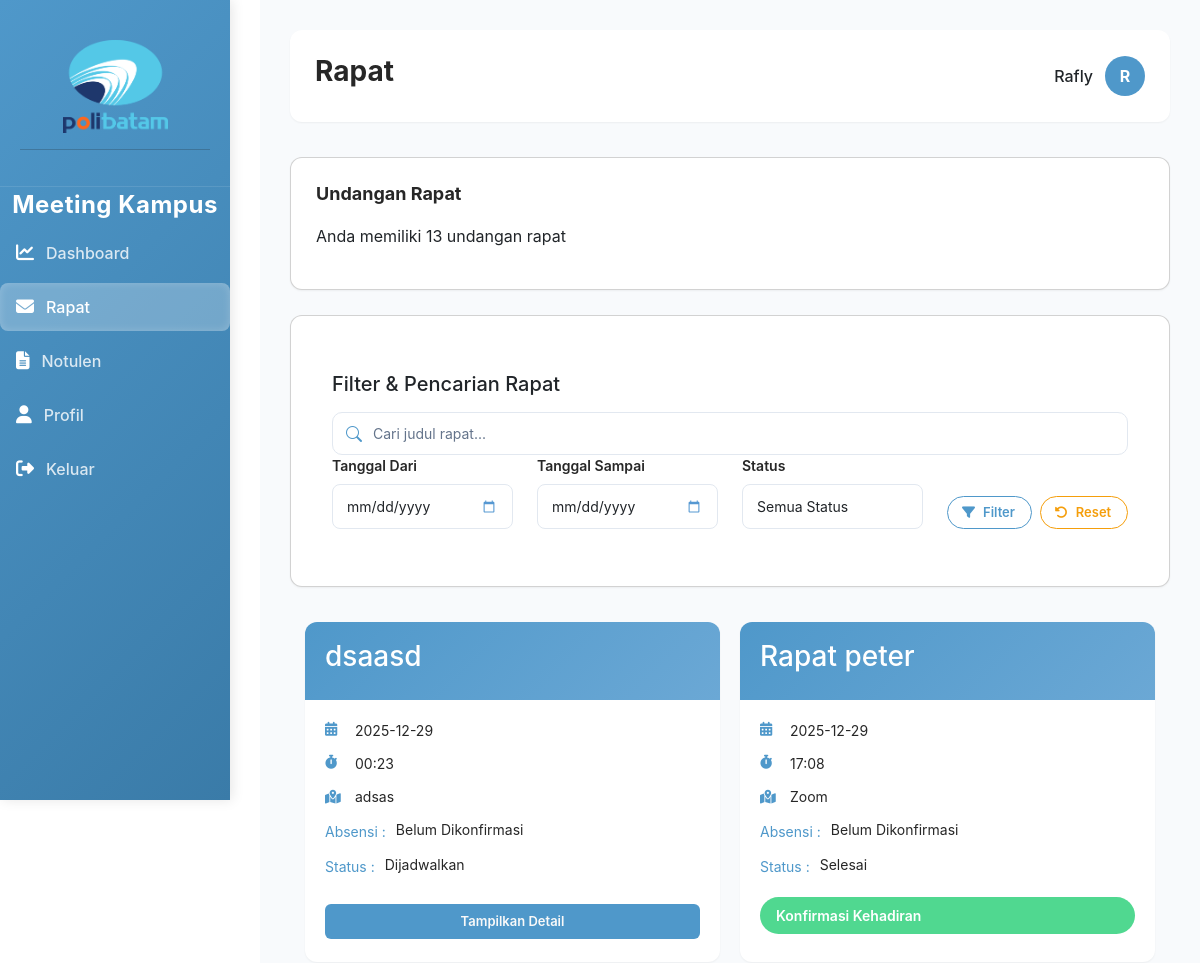
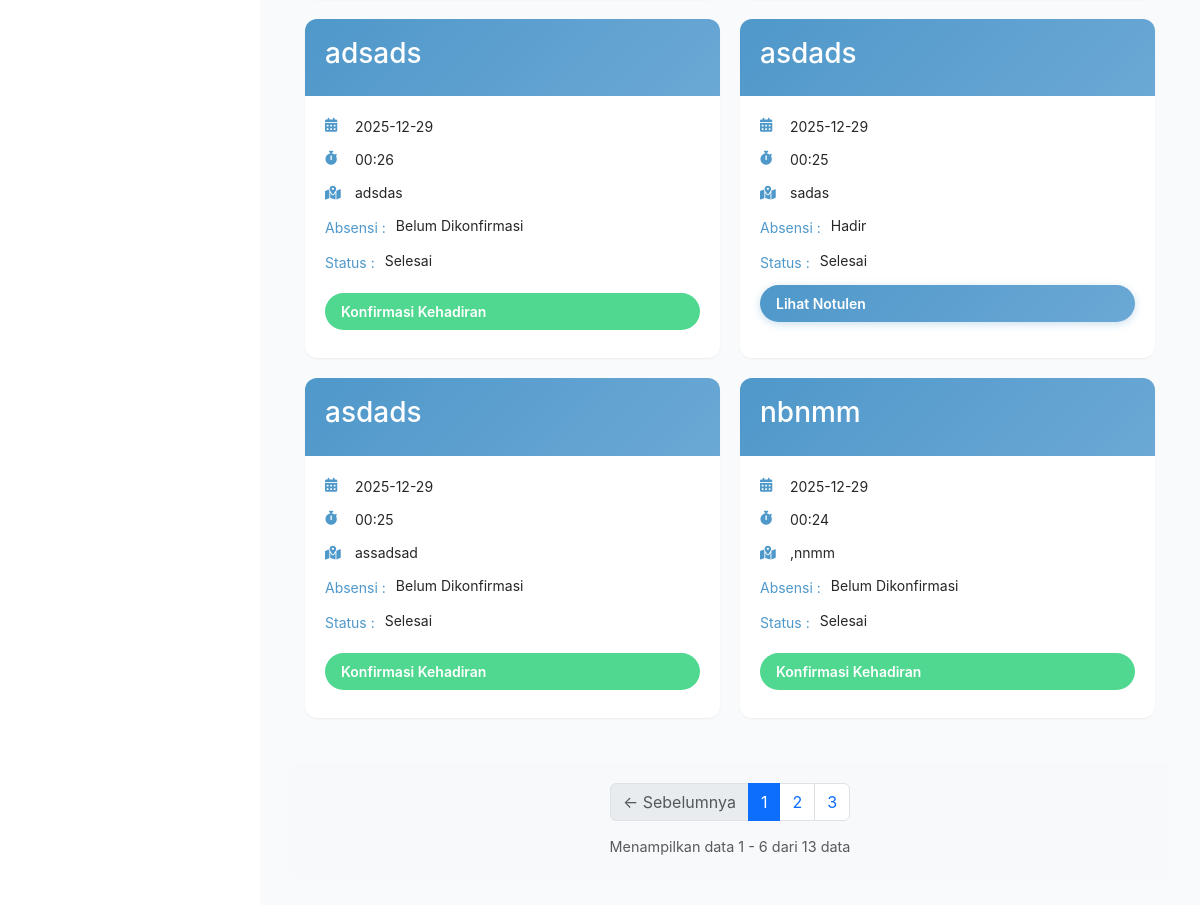
The page /page/undangan.php (signed in) on the database its author committed (2 pictures, top to bottom).
### tables this page shows
CREATE TABLE `tb_user` (
  `id_user` int NOT NULL,
  `nama` varchar(255) DEFAULT NULL,
  `username` varchar(255) DEFAULT NULL,
  `email` varchar(255) DEFAULT NULL,
  `password` varchar(255) DEFAULT NULL,
  `role` enum('admin','peserta') DEFAULT NULL,
  `foto` varchar(255) NOT NULL
);

CREATE TABLE `tb_undangan` (
  `id_undangan` int NOT NULL,
  `id_rapat` int DEFAULT NULL,
  `id_peserta` int DEFAULT NULL,
  `status_kehadiran` enum('belum_dikonfirmasi','hadir','tidak_hadir') DEFAULT 'belum_dikonfirmasi',
  `waktu_konfirmasi` datetime DEFAULT NULL
);

CREATE TABLE `tb_rapat` (
  `id_rapat` int NOT NULL,
  `judul` varchar(255) DEFAULT NULL,
  `deskripsi` varchar(255) DEFAULT NULL,
  `tanggal` date DEFAULT NULL,
  `waktu` varchar(255) DEFAULT NULL,
  `lokasi` varchar(255) DEFAULT NULL,
  `status` enum('dijadwalkan','selesai','dibatalkan') DEFAULT NULL,
  `notulen` text
);

### page/undangan.php (the view, shortened to what this page needs)
<?php
include "../connection/server.php";
$id_user = $_SESSION['id_user'];
$filterTanggalDari   = $_GET['tanggal_dari']   ?? '';
$filterTanggalSampai = $_GET['tanggal_sampai'] ?? '';
$filterStatus        = $_GET['status']          ?? '';
$userQuery = mysqli_query($mysqli, "
   SELECT nama, foto FROM tb_user WHERE id_user = '$id_user'
");
$user = mysqli_fetch_assoc($userQuery);
$query = "
    SELECT *
    FROM tb_undangan a
    JOIN tb_rapat b ON a.id_rapat = b.id_rapat
    WHERE a.id_peserta = $id_user
";
$query .= " ORDER BY b.tanggal ASC";
$itemsPerPage = 6;
$currentPage = isset($_GET['page']) ? max(1, (int)$_GET['page']) : 1;
$totalResult = mysqli_query($mysqli, $query);
$totalData = mysqli_num_rows($totalResult);
$totalPages = ceil($totalData / $itemsPerPage);
$offset = ($currentPage - 1) * $itemsPerPage;
$queryWithLimit = $query . " LIMIT $offset, $itemsPerPage";
$data = mysqli_query($mysqli, $queryWithLimit);
function buildPaginationUrl($page, $filterTanggalDari = '', $filterTanggalSampai = '', $filterStatus = '')
{
    $params = ['page' => $page];
    return '?' . http_build_query($params);
}
$pageTitle = "Rapat";
?>
<!DOCTYPE html>
<html lang="id">
<head>
    <link href="https://cdn.jsdelivr.net/npm/bootstrap@5.3.3/dist/css/bootstrap.min.css" rel="stylesheet"
>
    <link rel="stylesheet" href="https://cdn.jsdelivr.net/npm/bootstrap-icons@1.11.1/font/bootstrap-icons.css">
    <link rel="stylesheet" href="../assets/css/userpage.css">
    <link rel="stylesheet" href="https://cdnjs.cloudflare.com/ajax/libs/font-awesome/6.5.1/css/all.min.css">
</head>
<body>
    <div class="container-fluid d-flex p-0">
        <div class="sidebar" id="sidebar">
            <div class="logo-section">
                <img src="../assets/img/poltek.png" alt="Logo" class="logo-img">
                <hr class="divider">
            </div>
            <div class="logo fs-4 text-center fw-bold">Meeting Kampus</div>
            <li class="menu-item ">
                <i class="fa-solid fa-chart-line"></i>
                <a href="dashboard.php">Dashboard</a>
            </li>
            <li class="menu-item active">
                <i class="fa-solid fa-envelope"></i>
                <a href="undangan.php">Rapat</a>
            </li>
            <li class="menu-item ">
                <i class="fa-solid fa-file-lines"></i>
                <a href="notulen.php">Notulen</a>
            </li>
            <li class="menu-item">
                <i class="fa-solid fa-user"></i>
                <a href="profil.php">Profil</a>
            </li>
            <li class="menu-item">
                <i class="fa-solid fa-right-from-bracket"></i>
                <a href="../action/logout.php">Keluar</a>
            </li>
        </div>
        <div class="main-content">
            <?php include "header.php"; ?>
            <div id="invitations" class="page">
                <div class="card">
                    <h2 class="card-title">Undangan Rapat</h2>
                    <p>Anda memiliki <span
                            id="invitation-count"><?= $totalData ?></span>
                        undangan rapat</p>
                </div>
                <div class="filter-bar">
                    <div class="card mb-3">
                        <div class="card-body">
                            <h5 class="mb-3"> Filter & Pencarian Rapat</h5>
                            <div class="top-bar d-flex align-items-center gap-2">
                                <div class="search-box flex-grow-1">
                                    <i class="bi bi-search search-icon"></i>
                                    <input type="text"
                                        id="searchInput"
                                        class="form-control"
                                        placeholder="Cari judul rapat..."
                                        onkeyup="filterUndangan()">
                                </div>
                            </div>
                            <form action="" method="GET" id="filterForm">
                                <div class="row align-items-end">
                                    <div class="col-md-3 mb-3">
                                        <label for="tanggal_dari" class="form-label">Tanggal Dari</label>
                                        <input type="date" name="tanggal_dari" id="tanggal_dari"
                                            class="form-control"
                                            value="<?= $filterTanggalDari ?>">
                                    </div>
                                    <div class="col-md-3 mb-3">
                                        <label for="tanggal_sampai" class="form-label">Tanggal Sampai</label>
                                        <input type="date" name="tanggal_sampai" id="tanggal_sampai"
                                            class="form-control"
                                            value="<?= $filterTanggalSampai ?>">
                                    </div>
                                    <div class="col-md-3 mb-3">
                                        <label for="status" class="form-label">Status</label>
                                        <select name="status" id="status" class="form-control">
                                            <option value="">Semua Status</option>
                                        </select>
                                    </div>
                                    <div class="col-md-3 mb-3 d-flex gap-2">
                                        <button type="submit"
                                            class="btn btn-outline-primary btn-sm icon-btn-text flex-fill">
                                            <i class="fa-solid fa-filter"></i> Filter
                                        </button>
                                        <a href="undangan.php"
                                            class="btn btn-outline-warning btn-sm icon-btn-text flex-fill">
                                            <i class="fa-solid fa-rotate-left"></i> Reset
                                        </a>
                                    </div>
                                </div>
                            </form>
                        </div>
                    </div>
                    <div class="meeting-grid" id="invitations-grid">
                        <?php
                        if (mysqli_num_rows($data) > 0) {
                            while ($row = mysqli_fetch_assoc($data)) {
                        ?>
                                <div class="meeting-card">
                                    <div class="meeting-header">
                                        <h3><?= $row['judul'] ?></h3>
                                    </div>
                                    <div class="meeting-body">
                                        <div class="meeting-detail-visible">
                                            <div class="meeting-detail">
                                                <i class="fa-solid fa-calendar-days"></i>
                                                <span><?= $row['tanggal'] ?></span>
                                            </div>
                                            <div class="meeting-detail">
                                                <i class="fa-solid fa-stopwatch"></i>
                                                <span><?= $row['waktu'] ?></span>
                                            </div>
                                            <div class="meeting-detail">
                                                <span class="icon-circle bg-location">
                                                    <i class="fa-solid fa-map-location-dot"></i>
                                                </span>
                                                <span><?= $row['lokasi'] ?></span>
                                            </div>
                                            <div class="meeting-detail"><i>Absensi :</i>
                                                <span><?= ($row['status_kehadiran'] == 'hadir') ? 'Hadir' : (($row['status_kehadiran'] == 'tidak_hadir') ? 'Tidak Hadir' : 'Belum Dikonfirmasi'); ?></span>
                                            </div>
                                            <div class="meeting-detail"><i>Status :</i> <span><?= ucfirst($row['status']) ?></span>
                                            </div>
                                        </div>
                                        <?php
                                        if ($row['status'] != 'selesai') {
                                        ?>
                                            <button class="toggle-button"
                                                onclick="toggleDetail('detail-wisuda-<?= $row['id_undangan'] ?>')">
                                                Tampilkan Detail
                                            </button>
                                        <?php } else if ($row['status_kehadiran'] == NULL || $row['status_kehadiran'] == 'tidak_hadir' || $row['status_kehadiran'] == 'belum_dikonfirmasi') { ?>
                                            <form action="../action/konfirmasi_kehadiran.php" method="post">
                                                <button type="submit" name="absen_user" class="btn btn-success w-100 my-2">Konfirmasi Kehadiran</button>
                                            </form>
                                        <?php } else if ($row['status'] == 'selesai') { ?>
                                            <a href="notulen.php?id=<?= $row['id_rapat'] ?>" class="btn btn-primary w-100  ">
                                                Lihat Notulen
                                            </a>
                                        <?php  } ?>
                                    </div>
                                </div>
                        <?php
                            }
                        } else {
                            echo '<div class="alert alert-warning text-center col-12">⚠️ Tidak ada undangan rapat ditemukan</div>';
                        }
                        ?>
                    </div>
                    <?php if ($totalPages > 1): ?>
                        <div class="pagination-container">
                            <nav aria-label="Page navigation">
                                <ul class="pagination">
                                    <li class="page-item <?= $currentPage <= 1 ? 'disabled' : '' ?>">
                                        <a class="page-link" href="<?= buildPaginationUrl(max(1, $currentPage - 1), $filterTanggalDari, $filterTanggalSampai, $filterStatus) ?>">
                                            ← Sebelumnya
                                        </a>
                                    </li>
                                    <?php
                                    $startPage = max(1, $currentPage - 2);
                                    $endPage = min($totalPages, $currentPage + 2);
                                    for ($page = $startPage; $page <= $endPage; $page++) {
                                        $active = ($page === $currentPage) ? 'active' : '';
                                        echo '<li class="page-item ' . $active . '"><a class="page-link" href="' . buildPaginationUrl($page, $filterTanggalDari, $filterTanggalSampai, $filterStatus) . '">' . $page . '</a></li>';
                                    }
                                    ?>
                                </ul>
                            </nav>
                            <div class="pagination-info text-center text-muted">
                                Menampilkan data <?= (($currentPage - 1) * $itemsPerPage) + 1 ?> -
                                <?= min($currentPage * $itemsPerPage, $totalData) ?>
                                dari <?= $totalData ?> data
                            </div>
                        </div>
                    <?php endif; ?>
                </div>
            </div>
        </div>
</body>
</html>

### page/header.php (shortened to what this page needs)
<div class="header">
    <h2 class="page-title">
        <?= htmlspecialchars($pageTitle ?? '') ?>
    </h2>
    <div class="user-info">
        <span class="username">
            <?= htmlspecialchars($user['nama']) ?>
        </span>
        <?php if (!empty($user['foto'])): ?>
            <img src="../assets/uploads/profile/<?= htmlspecialchars($user['foto']) ?>"
                 class="user-avatar-img"
                 alt="Avatar">
        <?php else: ?>
            <div class="user-avatar">
                <?= strtoupper(substr($user['nama'], 0, 1)) ?>
            </div>
        <?php endif; ?>
    </div>
</div>

### page/undangan.php (style rules this page uses)
.pagination-container { margin-top: 30px; padding: 20px; background-color: #f8f9fa; border-radius: 8px; }
.pagination { justify-content: center; margin-bottom: 0; }
.pagination-info { font-size: 0.9rem; margin-top: 15px; }
.meeting-grid { display: grid; grid-template-columns: repeat(auto-fill, minmax(330px, 1fr)); gap: 20px; margin-top: 20px; }

### rows shown on the page
tb_user: nama "Rafly", nama "R"
tb_undangan: id_rapat.judul "dsaasd", id_rapat.tanggal "2025-12-29", id_rapat.waktu "00:23", id_rapat.lokasi "adsas", shows "Belum Dikonfirmasi", id_rapat.status "Dijadwalkan"
tb_undangan: id_rapat.judul "Rapat peter", id_rapat.tanggal "2025-12-29", id_rapat.waktu "17:08", id_rapat.lokasi "Zoom", shows "Belum Dikonfirmasi", id_rapat.status "Selesai"
tb_undangan: id_rapat.judul "adsads", id_rapat.tanggal "2025-12-29", id_rapat.waktu "00:26", id_rapat.lokasi "adsdas", shows "Belum Dikonfirmasi", id_rapat.status "Selesai"
tb_undangan: id_rapat.judul "asdads", id_rapat.tanggal "2025-12-29", id_rapat.waktu "00:25", id_rapat.lokasi "sadas", status_kehadiran "Hadir", id_rapat.status "Selesai"
tb_undangan: id_rapat.judul "asdads", id_rapat.tanggal "2025-12-29", id_rapat.waktu "00:25", id_rapat.lokasi "assadsad", shows "Belum Dikonfirmasi", id_rapat.status "Selesai"
tb_undangan: id_rapat.judul "nbnmm", id_rapat.tanggal "2025-12-29", id_rapat.waktu "00:24", id_rapat.lokasi ",nnmm", shows "Belum Dikonfirmasi", id_rapat.status "Selesai"

### other values the page prints
$pageTitle "Rapat"
$totalData "13"
min($currentPage * $itemsPerPage, $totalData) "6"
